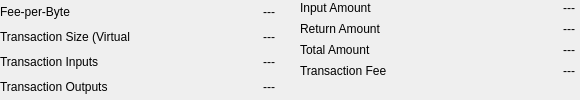
          <widget class="QWidget" name="horizontalWidget_8" native="true">
           <property name="minimumSize">
            <size>
             <width>500</width>
             <height>0</height>
            </size>
           </property>
           <layout class="QHBoxLayout" name="horizontalLayout_17">
            <property name="spacing">
             <number>20</number>
            </property>
            <property name="leftMargin">
             <number>0</number>
            </property>
            <property name="topMargin">
             <number>0</number>
            </property>
            <property name="rightMargin">
             <number>0</number>
            </property>
            <property name="bottomMargin">
             <number>0</number>
            </property>
            <item>
             <widget class="QWidget" name="verticalWidget_4" native="true">
              <property name="sizePolicy">
               <sizepolicy hsizetype="Expanding" vsizetype="Preferred">
                <horstretch>0</horstretch>
                <verstretch>0</verstretch>
               </sizepolicy>
              </property>
              <property name="minimumSize">
               <size>
                <width>280</width>
                <height>0</height>
               </size>
              </property>
              <layout class="QVBoxLayout" name="verticalLayout" stretch="0">
               <property name="spacing">
                <number>5</number>
               </property>
               <property name="leftMargin">
                <number>0</number>
               </property>
               <property name="topMargin">
                <number>0</number>
               </property>
               <property name="rightMargin">
                <number>0</number>
               </property>
               <property name="bottomMargin">
                <number>0</number>
               </property>
               <item>
                <widget class="QWidget" name="horizontalWidget_9" native="true">
                 <property name="sizePolicy">
                  <sizepolicy hsizetype="Expanding" vsizetype="Preferred">
                   <horstretch>1</horstretch>
                   <verstretch>0</verstretch>
                  </sizepolicy>
                 </property>
                 <property name="minimumSize">
                  <size>
                   <width>0</width>
                   <height>0</height>
                  </size>
                 </property>
                 <layout class="QHBoxLayout" name="horizontalLayout_7">
                  <property name="spacing">
                   <number>10</number>
                  </property>
                  <property name="leftMargin">
                   <number>0</number>
                  </property>
                  <property name="topMargin">
                   <number>0</number>
                  </property>
                  <property name="rightMargin">
                   <number>0</number>
                  </property>
                  <property name="bottomMargin">
                   <number>0</number>
                  </property>
                  <item>
                   <widget class="QWidget" name="verticalWidget_3" native="true">
                    <property name="sizePolicy">
                     <sizepolicy hsizetype="Minimum" vsizetype="Preferred">
                      <horstretch>0</horstretch>
                      <verstretch>0</verstretch>
                     </sizepolicy>
                    </property>
                    <property name="minimumSize">
                     <size>
                      <width>100</width>
                      <height>0</height>
                     </size>
                    </property>
                    <property name="maximumSize">
                     <size>
                      <width>130</width>
                      <height>16777215</height>
                     </size>
                    </property>
                    <layout class="QVBoxLayout" name="verticalLayout_7">
                     <property name="spacing">
                      <number>5</number>
                     </property>
                     <property name="leftMargin">
                      <number>0</number>
                     </property>
                     <property name="topMargin">
                      <number>0</number>
                     </property>
                     <property name="rightMargin">
                      <number>0</number>
                     </property>
                     <property name="bottomMargin">
                      <number>0</number>
                     </property>
                     <item>
                      <widget class="QLabel" name="label_7">
                       <property name="sizePolicy">
                        <sizepolicy hsizetype="Preferred" vsizetype="Fixed">
                         <horstretch>0</horstretch>
                         <verstretch>0</verstretch>
                        </sizepolicy>
                       </property>
                       <property name="minimumSize">
                        <size>
                         <width>0</width>
                         <height>16</height>
                        </size>
                       </property>
                       <property name="maximumSize">
                        <size>
                         <width>16777215</width>
                         <height>16</height>
                        </size>
                       </property>
                       <property name="sizeIncrement">
                        <size>
                         <width>0</width>
                         <height>20</height>
                        </size>
                       </property>
                       <property name="text">
                        <string>Fee-per-Byte</string>
                       </property>
                       <property name="alignment">
                        <set>Qt::AlignLeading|Qt::AlignLeft|Qt::AlignVCenter</set>
                       </property>
                      </widget>
                     </item>
                     <item>
                      <widget class="QLabel" name="label_5">
                       <property name="sizePolicy">
                        <sizepolicy hsizetype="Expanding" vsizetype="Fixed">
                         <horstretch>0</horstretch>
                         <verstretch>0</verstretch>
                        </sizepolicy>
                       </property>
                       <property name="minimumSize">
                        <size>
                         <width>0</width>
                         <height>16</height>
                        </size>
                       </property>
                       <property name="maximumSize">
                        <size>
                         <width>16777215</width>
                         <height>16</height>
                        </size>
                       </property>
                       <property name="text">
                        <string>Transaction Size (Virtual)</string>
                       </property>
                       <property name="alignment">
                        <set>Qt::AlignLeading|Qt::AlignLeft|Qt::AlignVCenter</set>
                       </property>
                      </widget>
                     </item>
                     <item>
                      <widget class="QLabel" name="label_6">
                       <property name="sizePolicy">
                        <sizepolicy hsizetype="Expanding" vsizetype="Fixed">
                         <horstretch>0</horstretch>
                         <verstretch>0</verstretch>
                        </sizepolicy>
                       </property>
                       <property name="minimumSize">
                        <size>
                         <width>0</width>
                         <height>16</height>
                        </size>
                       </property>
                       <property name="maximumSize">
                        <size>
                         <width>16777215</width>
                         <height>16</height>
                        </size>
                       </property>
                       <property name="text">
                        <string>Transaction Inputs</string>
                       </property>
                       <property name="alignment">
                        <set>Qt::AlignLeading|Qt::AlignLeft|Qt::AlignVCenter</set>
                       </property>
                      </widget>
                     </item>
                     <item>
                      <widget class="QLabel" name="label_17">
                       <property name="sizePolicy">
                        <sizepolicy hsizetype="Expanding" vsizetype="Fixed">
                         <horstretch>0</horstretch>
                         <verstretch>0</verstretch>
                        </sizepolicy>
                       </property>
                       <property name="minimumSize">
                        <size>
                         <width>0</width>
                         <height>16</height>
                        </size>
                       </property>
                       <property name="maximumSize">
                        <size>
                         <width>16777215</width>
                         <height>16</height>
                        </size>
                       </property>
                       <property name="text">
                        <string>Transaction Outputs</string>
                       </property>
                       <property name="alignment">
                        <set>Qt::AlignLeading|Qt::AlignLeft|Qt::AlignVCenter</set>
                       </property>
                      </widget>
                     </item>
                    </layout>
                   </widget>
                  </item>
                  <item>
                   <widget class="QWidget" name="verticalWidget_2" native="true">
                    <property name="minimumSize">
                     <size>
                      <width>0</width>
                      <height>0</height>
                     </size>
                    </property>
                    <layout class="QVBoxLayout" name="verticalLayout_10">
                     <property name="spacing">
                      <number>5</number>
                     </property>
                     <property name="leftMargin">
                      <number>0</number>
                     </property>
                     <property name="topMargin">
                      <number>0</number>
                     </property>
                     <property name="rightMargin">
                      <number>0</number>
                     </property>
                     <property name="bottomMargin">
                      <number>0</number>
                     </property>
                     <item>
                      <widget class="QLabel" name="labelFeePerByte">
                       <property name="sizePolicy">
                        <sizepolicy hsizetype="Expanding" vsizetype="Fixed">
                         <horstretch>0</horstretch>
                         <verstretch>0</verstretch>
                        </sizepolicy>
                       </property>
                       <property name="minimumSize">
                        <size>
                         <width>0</width>
                         <height>16</height>
                        </size>
                       </property>
                       <property name="maximumSize">
                        <size>
                         <width>16777215</width>
                         <height>16</height>
                        </size>
                       </property>
                       <property name="text">
                        <string>---</string>
                       </property>
                       <property name="alignment">
                        <set>Qt::AlignRight|Qt::AlignTrailing|Qt::AlignVCenter</set>
                       </property>
                       <property name="indent">
                        <number>5</number>
                       </property>
                       <property name="whiteLabel" stdset="0">
                        <bool>true</bool>
                       </property>
                      </widget>
                     </item>
                     <item>
                      <widget class="QLabel" name="labelTxSize">
                       <property name="sizePolicy">
                        <sizepolicy hsizetype="Expanding" vsizetype="Fixed">
                         <horstretch>0</horstretch>
                         <verstretch>0</verstretch>
                        </sizepolicy>
                       </property>
                       <property name="minimumSize">
                        <size>
                         <width>0</width>
                         <height>16</height>
                        </size>
                       </property>
                       <property name="maximumSize">
                        <size>
                         <width>16777215</width>
                         <height>16</height>
                        </size>
                       </property>
                       <property name="text">
                        <string>---</string>
                       </property>
                       <property name="alignment">
                        <set>Qt::AlignRight|Qt::AlignTrailing|Qt::AlignVCenter</set>
                       </property>
                       <property name="indent">
                        <number>5</number>
                       </property>
                       <property name="whiteLabel" stdset="0">
                        <bool>true</bool>
                       </property>
                      </widget>
                     </item>
                     <item>
                      <widget class="QLabel" name="labelTXInputs">
                       <property name="sizePolicy">
                        <sizepolicy hsizetype="Expanding" vsizetype="Fixed">
                         <horstretch>0</horstretch>
                         <verstretch>0</verstretch>
                        </sizepolicy>
                       </property>
                       <property name="minimumSize">
                        <size>
                         <width>0</width>
                         <height>16</height>
                        </size>
                       </property>
                       <property name="maximumSize">
                        <size>
                         <width>16777215</width>
                         <height>16</height>
                        </size>
                       </property>
                       <property name="text">
                        <string>---</string>
                       </property>
                       <property name="alignment">
                        <set>Qt::AlignRight|Qt::AlignTrailing|Qt::AlignVCenter</set>
                       </property>
                       <property name="indent">
                        <number>5</number>
                       </property>
                       <property name="whiteLabel" stdset="0">
                        <bool>true</bool>
                       </property>
                      </widget>
                     </item>
                     <item>
                      <widget class="QLabel" name="labelTXOutputs">
                       <property name="sizePolicy">
                        <sizepolicy hsizetype="Expanding" vsizetype="Fixed">
                         <horstretch>0</horstretch>
                         <verstretch>0</verstretch>
                        </sizepolicy>
                       </property>
                       <property name="minimumSize">
                        <size>
                         <width>0</width>
                         <height>16</height>
                        </size>
                       </property>
                       <property name="maximumSize">
                        <size>
                         <width>16777215</width>
                         <height>16</height>
                        </size>
                       </property>
                       <property name="text">
                        <string>---</string>
                       </property>
                       <property name="alignment">
                        <set>Qt::AlignRight|Qt::AlignTrailing|Qt::AlignVCenter</set>
                       </property>
                       <property name="indent">
                        <number>5</number>
                       </property>
                       <property name="whiteLabel" stdset="0">
                        <bool>true</bool>
                       </property>
                      </widget>
                     </item>
                    </layout>
                   </widget>
                  </item>
                 </layout>
                </widget>
               </item>
              </layout>
             </widget>
            </item>
            <item alignment="Qt::AlignTop">
             <widget class="QWidget" name="verticalWidget_8" native="true">
              <property name="sizePolicy">
               <sizepolicy hsizetype="Expanding" vsizetype="Preferred">
                <horstretch>0</horstretch>
                <verstretch>0</verstretch>
               </sizepolicy>
              </property>
              <property name="minimumSize">
               <size>
                <width>280</width>
                <height>0</height>
               </size>
              </property>
              <layout class="QVBoxLayout" name="verticalLayout_14">
               <property name="spacing">
                <number>5</number>
               </property>
               <property name="leftMargin">
                <number>0</number>
               </property>
               <property name="topMargin">
                <number>0</number>
               </property>
               <property name="rightMargin">
                <number>0</number>
               </property>
               <property name="bottomMargin">
                <number>0</number>
               </property>
               <item>
                <widget class="QWidget" name="horizontalWidget_12" native="true">
                 <property name="minimumSize">
                  <size>
                   <width>0</width>
                   <height>0</height>
                  </size>
                 </property>
                 <layout class="QHBoxLayout" name="horizontalLayout_18">
                  <property name="spacing">
                   <number>10</number>
                  </property>
                  <property name="leftMargin">
                   <number>0</number>
                  </property>
                  <property name="topMargin">
                   <number>0</number>
                  </property>
                  <property name="rightMargin">
                   <number>0</number>
                  </property>
                  <property name="bottomMargin">
                   <number>0</number>
                  </property>
                  <item>
                   <widget class="QWidget" name="verticalWidget_9" native="true">
                    <property name="sizePolicy">
                     <sizepolicy hsizetype="Minimum" vsizetype="Preferred">
                      <horstretch>0</horstretch>
                      <verstretch>0</verstretch>
                     </sizepolicy>
                    </property>
                    <property name="minimumSize">
                     <size>
                      <width>100</width>
                      <height>0</height>
                     </size>
                    </property>
                    <property name="maximumSize">
                     <size>
                      <width>130</width>
                      <height>16777215</height>
                     </size>
                    </property>
                    <layout class="QVBoxLayout" name="verticalLayout_15">
                     <property name="spacing">
                      <number>5</number>
                     </property>
                     <property name="leftMargin">
                      <number>0</number>
                     </property>
                     <property name="topMargin">
                      <number>0</number>
                     </property>
                     <property name="rightMargin">
                      <number>0</number>
                     </property>
                     <property name="bottomMargin">
                      <number>0</number>
                     </property>
                     <item>
                      <widget class="QLabel" name="label_12">
                       <property name="sizePolicy">
                        <sizepolicy hsizetype="Preferred" vsizetype="Fixed">
                         <horstretch>0</horstretch>
                         <verstretch>0</verstretch>
                        </sizepolicy>
                       </property>
                       <property name="minimumSize">
                        <size>
                         <width>0</width>
                         <height>16</height>
                        </size>
                       </property>
                       <property name="maximumSize">
                        <size>
                         <width>16777215</width>
                         <height>16</height>
                        </size>
                       </property>
                       <property name="sizeIncrement">
                        <size>
                         <width>0</width>
                         <height>20</height>
                        </size>
                       </property>
                       <property name="text">
                        <string>Input Amount</string>
                       </property>
                       <property name="alignment">
                        <set>Qt::AlignLeading|Qt::AlignLeft|Qt::AlignVCenter</set>
                       </property>
                      </widget>
                     </item>
                     <item>
                      <widget class="QLabel" name="label_13">
                       <property name="sizePolicy">
                        <sizepolicy hsizetype="Expanding" vsizetype="Fixed">
                         <horstretch>0</horstretch>
                         <verstretch>0</verstretch>
                        </sizepolicy>
                       </property>
                       <property name="minimumSize">
                        <size>
                         <width>0</width>
                         <height>16</height>
                        </size>
                       </property>
                       <property name="maximumSize">
                        <size>
                         <width>16777215</width>
                         <height>16</height>
                        </size>
                       </property>
                       <property name="text">
                        <string>Return Amount</string>
                       </property>
                       <property name="alignment">
                        <set>Qt::AlignLeading|Qt::AlignLeft|Qt::AlignVCenter</set>
                       </property>
                      </widget>
                     </item>
                     <item>
                      <widget class="QLabel" name="label_16">
                       <property name="sizePolicy">
                        <sizepolicy hsizetype="Expanding" vsizetype="Fixed">
                         <horstretch>0</horstretch>
                         <verstretch>0</verstretch>
                        </sizepolicy>
                       </property>
                       <property name="minimumSize">
                        <size>
                         <width>0</width>
                         <height>16</height>
                        </size>
                       </property>
                       <property name="maximumSize">
                        <size>
                         <width>16777215</width>
                         <height>16</height>
                        </size>
                       </property>
                       <property name="text">
                        <string>Total Amount</string>
                       </property>
                       <property name="alignment">
                        <set>Qt::AlignLeading|Qt::AlignLeft|Qt::AlignVCenter</set>
                       </property>
                      </widget>
                     </item>
                     <item>
                      <widget class="QLabel" name="label_14">
                       <property name="sizePolicy">
                        <sizepolicy hsizetype="Expanding" vsizetype="Fixed">
                         <horstretch>0</horstretch>
                         <verstretch>0</verstretch>
                        </sizepolicy>
                       </property>
                       <property name="minimumSize">
                        <size>
                         <width>0</width>
                         <height>16</height>
                        </size>
                       </property>
                       <property name="maximumSize">
                        <size>
                         <width>16777215</width>
                         <height>16</height>
                        </size>
                       </property>
                       <property name="text">
                        <string>Transaction Fee</string>
                       </property>
                       <property name="alignment">
                        <set>Qt::AlignLeading|Qt::AlignLeft|Qt::AlignVCenter</set>
                       </property>
                      </widget>
                     </item>
                    </layout>
                   </widget>
                  </item>
                  <item>
                   <widget class="QWidget" name="verticalWidget_10" native="true">
                    <property name="minimumSize">
                     <size>
                      <width>0</width>
                      <height>0</height>
                     </size>
                    </property>
                    <layout class="QVBoxLayout" name="verticalLayout_16">
                     <property name="spacing">
                      <number>5</number>
                     </property>
                     <property name="leftMargin">
                      <number>0</number>
                     </property>
                     <property name="topMargin">
                      <number>0</number>
                     </property>
                     <property name="rightMargin">
                      <number>0</number>
                     </property>
                     <property name="bottomMargin">
                      <number>0</number>
                     </property>
                     <item>
                      <widget class="QLabel" name="labelInputAmount">
                       <property name="sizePolicy">
                        <sizepolicy hsizetype="Expanding" vsizetype="Fixed">
                         <horstretch>0</horstretch>
                         <verstretch>0</verstretch>
                        </sizepolicy>
                       </property>
                       <property name="minimumSize">
                        <size>
                         <width>0</width>
                         <height>16</height>
                        </size>
                       </property>
                       <property name="maximumSize">
                        <size>
                         <width>16777215</width>
                         <height>16</height>
                        </size>
                       </property>
                       <property name="text">
                        <string>---</string>
                       </property>
                       <property name="alignment">
                        <set>Qt::AlignRight|Qt::AlignTrailing|Qt::AlignVCenter</set>
                       </property>
                       <property name="indent">
                        <number>5</number>
                       </property>
                       <property name="whiteLabel" stdset="0">
                        <bool>true</bool>
                       </property>
                      </widget>
                     </item>
                     <item>
                      <widget class="QLabel" name="labelReturnAmount">
                       <property name="sizePolicy">
                        <sizepolicy hsizetype="Expanding" vsizetype="Fixed">
                         <horstretch>0</horstretch>
                         <verstretch>0</verstretch>
                        </sizepolicy>
                       </property>
                       <property name="minimumSize">
                        <size>
                         <width>0</width>
                         <height>16</height>
                        </size>
                       </property>
                       <property name="maximumSize">
                        <size>
                         <width>16777215</width>
                         <height>16</height>
                        </size>
                       </property>
                       <property name="text">
                        <string>---</string>
                       </property>
                       <property name="alignment">
                        <set>Qt::AlignRight|Qt::AlignTrailing|Qt::AlignVCenter</set>
                       </property>
                       <property name="indent">
                        <number>5</number>
                       </property>
                       <property name="whiteLabel" stdset="0">
                        <bool>true</bool>
                       </property>
                      </widget>
                     </item>
                     <item>
                      <widget class="QLabel" name="labelTransactionAmount">
                       <property name="sizePolicy">
                        <sizepolicy hsizetype="Expanding" vsizetype="Fixed">
                         <horstretch>0</horstretch>
                         <verstretch>0</verstretch>
                        </sizepolicy>
                       </property>
                       <property name="minimumSize">
                        <size>
                         <width>0</width>
                         <height>16</height>
                        </size>
                       </property>
                       <property name="maximumSize">
                        <size>
                         <width>16777215</width>
                         <height>16</height>
                        </size>
                       </property>
                       <property name="text">
                        <string>---</string>
                       </property>
                       <property name="alignment">
                        <set>Qt::AlignRight|Qt::AlignTrailing|Qt::AlignVCenter</set>
                       </property>
                       <property name="indent">
                        <number>5</number>
                       </property>
                       <property name="whiteLabel" stdset="0">
                        <bool>true</bool>
                       </property>
                      </widget>
                     </item>
                     <item>
                      <widget class="QLabel" name="labelFee">
                       <property name="sizePolicy">
                        <sizepolicy hsizetype="Expanding" vsizetype="Fixed">
                         <horstretch>0</horstretch>
                         <verstretch>0</verstretch>
                        </sizepolicy>
                       </property>
                       <property name="minimumSize">
                        <size>
                         <width>0</width>
                         <height>16</height>
                        </size>
                       </property>
                       <property name="maximumSize">
                        <size>
                         <width>16777215</width>
                         <height>16</height>
                        </size>
                       </property>
                       <property name="text">
                        <string>---</string>
                       </property>
                       <property name="alignment">
                        <set>Qt::AlignRight|Qt::AlignTrailing|Qt::AlignVCenter</set>
                       </property>
                       <property name="indent">
                        <number>5</number>
                       </property>
                       <property name="whiteLabel" stdset="0">
                        <bool>true</bool>
                       </property>
                      </widget>
                     </item>
                    </layout>
                   </widget>
                  </item>
                 </layout>
                </widget>
               </item>
              </layout>
             </widget>
            </item>
           </layout>
          </widget>
